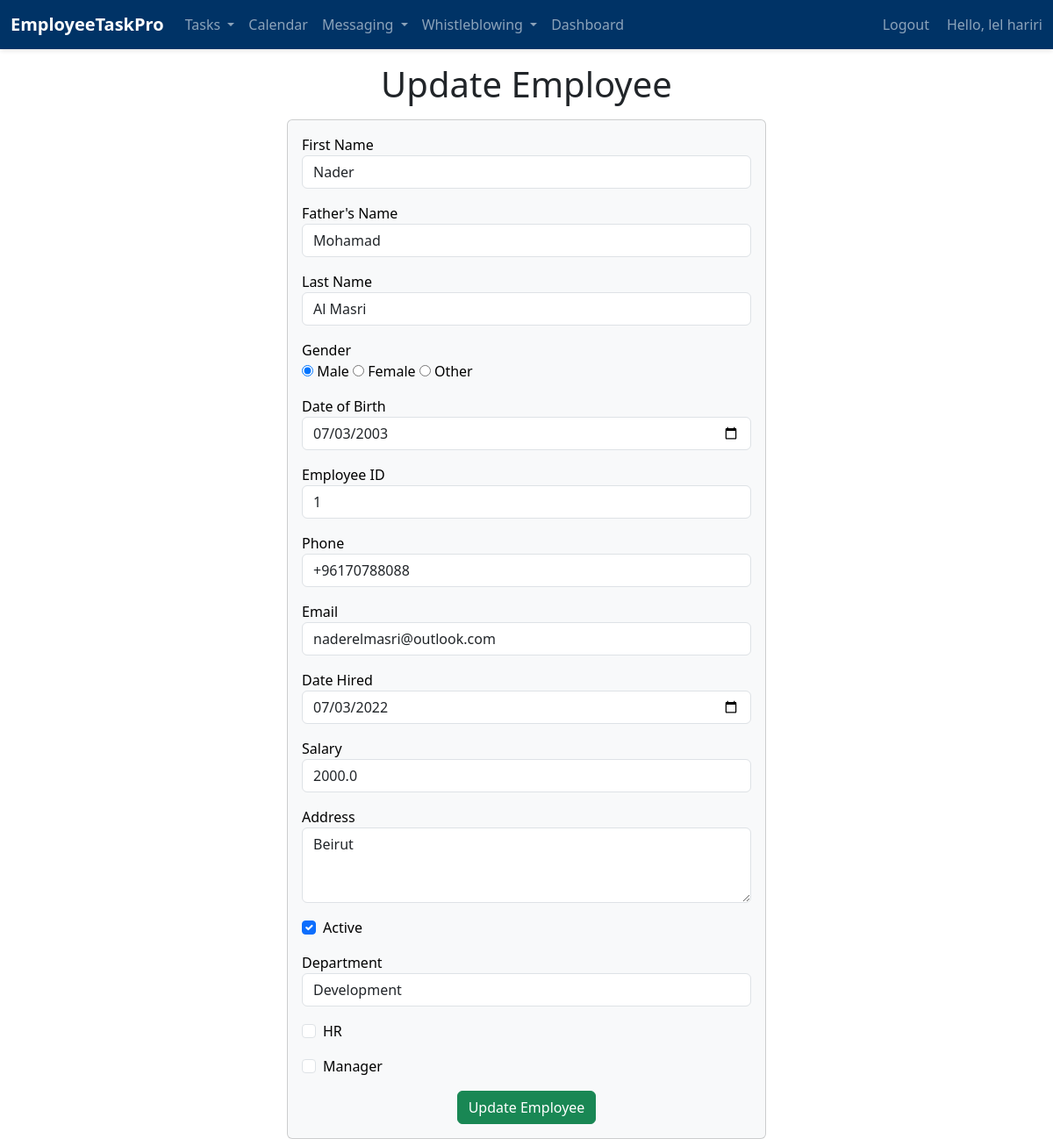
Screenshot of /emp/update-emp/20 (signed in) with the database file from the repository.
### emp/models.py (models this page shows, shortened)
class Emp(models.Model):
    firstname=models.CharField(max_length=200)
    fathername=models.CharField(max_length=200)
    lastname=models.CharField(max_length=200)
    gender = models.TextField(blank=True,null= True)
    dob = models.DateField(blank=True,null= True)
    emp_id=models.CharField(max_length=200)
    phone = models.CharField(max_length=20, null=True)
    email = models.EmailField(null=True)
    date_hired = models.DateField(default=timezone.now)
    salary = models.FloatField(default=0)
    date_added = models.DateTimeField(default=timezone.now)
    date_updated = models.DateTimeField(auto_now=True)
    address = models.CharField(max_length=100, null=True)
    status=models.BooleanField(default=True)
    department=models.CharField(max_length=200, null=True)
    user = models.OneToOneField(User, on_delete=models.CASCADE, null=True)

### emp/views.py (the view)
# urls.py: path("update-emp/<int:emp_id>", update_emp, name='update_emp'),
@login_required
def update_emp(request, emp_id):
    emp = Emp.objects.get(pk=emp_id)
    is_hr = emp.user.groups.filter(name="HR").exists()
    is_manager = emp.user.groups.filter(name="Manager").exists()
    context = {
        'emp': emp,
        'is_hr': is_hr,
        'is_manager': is_manager,
    }
    return render(request, "emp/update_emp.html", context)

### emp/context_processors.py (called while the page is built)
def user_roles(request):
    is_hr_or_manager = request.user.groups.filter(name__in=['HR', 'Manager']).exists()
    is_employee = request.user.groups.filter(name='Employee').exists()
    return {
        'is_hr_or_manager': is_hr_or_manager,
        'is_employee': is_employee,
    }

### templates/emp/update_emp.html (shortened to what this page needs)
<!doctype html>
<html lang="en">
<head>
  <link href="https://cdn.jsdelivr.net/npm/bootstrap@5.2.2/dist/css/bootstrap.min.css" rel="stylesheet">
</head>
<body>
  {% include 'emp/navbar.html' %}
  <h1 class="text-center my-3">Update Employee</h1>
  <div class="container">
    <div class="row">
      <div class="col-md-6 offset-md-3">
        <div class="card bg-light text-black">
          <div class="card-body">
            <form action="/emp/do-update-emp/{{ emp.id }}" method="POST">
              <div class="mb-3">
                <label for="firstname">First Name</label>
                <input type="text" id="firstname" class="form-control" placeholder="Enter First Name" name="firstname" value="{{ emp.firstname }}" />
              </div>
              <div class="mb-3">
                <label for="fathername">Father's Name</label>
                <input type="text" id="fathername" class="form-control" placeholder="Enter Father's Name" name="fathername" value="{{ emp.fathername }}" />
              </div>
              <div class="mb-3">
                <label for="lastname">Last Name</label>
                <input type="text" id="lastname" class="form-control" placeholder="Enter Last Name" name="lastname" value="{{ emp.lastname }}" />
              </div>
              <div class="mb-3">
                <label>Gender</label>
                <div>
                  <input type="radio" id="male" name="gender" value="Male" {% if emp.gender == 'Male' %} checked {% endif %}>
                  <label for="male">Male</label>
                  <input type="radio" id="female" name="gender" value="Female" {% if emp.gender == 'Female' %} checked {% endif %}>
                  <label for="female">Female</label>
                  <input type="radio" id="other" name="gender" value="Other" {% if emp.gender == 'Other' %} checked {% endif %}>
                  <label for="other">Other</label>
                </div>
              </div>
              <div class="mb-3">
                <label for="dob">Date of Birth</label>
                <input type="date" id="dob" class="form-control" name="dob" value="{{ emp.dob|date:"Y-m-d" }}" />
              </div>
              <div class="mb-3">
                <label for="emp_id">Employee ID</label>
                <input type="text" id="emp_id" class="form-control" placeholder="Enter Employee ID" name="emp_id" value="{{ emp.emp_id }}" />
              </div>
              <div class="mb-3">
                <label for="phone">Phone</label>
                <input type="text" id="phone" class="form-control" placeholder="Enter Employee Phone" name="emp_phone" value="{{ emp.phone }}" />
              </div>
              <div class="mb-3">
                <label for="email">Email</label>
                <input type="email" id="email" class="form-control" placeholder="Enter Employee Email" name="email" value="{{ emp.email }}" />
              </div>
              <div class="mb-3">
                <label for="date_hired">Date Hired</label>
                <input type="date" id="date_hired" class="form-control" name="date_hired" value="{{ emp.date_hired|date:"Y-m-d" }}" />
              </div>
              <div class="mb-3">
                <label for="salary">Salary</label>
                <input type="number" id="salary" class="form-control" placeholder="Enter Salary" name="salary" value="{{ emp.salary }}" />
              </div>
              <div class="mb-3">
                <label for="address">Address</label>
                <textarea id="address" rows="3" class="form-control" name="emp_address">{{ emp.address }}</textarea>
              </div>
              <div class="mb-3 form-check">
                <input type="checkbox" id="status" class="form-check-input" name="emp_status" {% if emp.status %} checked {% endif %}>
                <label for="status">Active</label>
              </div>
              <div class="mb-3">
                <label for="department">Department</label>
                <select id="department" class="form-control" name="emp_department">
                  <option value="DEV" {% if emp.department == 'DEV' %} selected {% endif %}>Development</option>
                </select>
              </div>
                          <div class="mb-3 form-check">
                            <input type="checkbox" class="form-check-input" id="isHR" name="isHR" {% if is_hr %} checked {% endif %}>
                            <label class="form-check-label" for="isHR">HR</label>
                          </div>
                          <div class="mb-3 form-check">
                            <input type="checkbox" class="form-check-input" id="isManager" name="isManager" {% if is_manager %} checked {% endif %}>
                            <label class="form-check-label" for="isManager">Manager</label>
                          </div>
              <div class="container text-center">
                  <button class="btn btn-success">Update Employee</button>
              </div>
            </form>
          </div>
        </div>
      </div>
    </div>
  </div>
</body>
</html>

### templates/emp/navbar.html (shortened to what this page needs)
{% load static %}
<!DOCTYPE html>
<html lang="en">
<head>
    <link rel="stylesheet" href="{% static 'css/navbar.css' %}">
    <link href="https://cdn.jsdelivr.net/npm/bootstrap@5.3.0/dist/css/bootstrap.min.css" rel="stylesheet">
    <link rel="stylesheet" href="https://cdnjs.cloudflare.com/ajax/libs/font-awesome/5.15.4/css/all.min.css" />
</head>
<body>
    {% if request.user.is_authenticated %}
    <nav class="navbar navbar-expand-lg navbar-dark" style="background-color:  #003366">
        <div class="container-fluid">
            <a class="navbar-brand" href="/emp/">EmployeeTaskPro</a>
            <div class="collapse navbar-collapse" id="navbarSupportedContent">
                <ul class="navbar-nav me-auto mb-2 mb-lg-0">
                    <li class="nav-item dropdown">
                        <a class="nav-link dropdown-toggle" href="#" id="navbarDropdownTasks" role="button" data-bs-toggle="dropdown" aria-expanded="false">
                            Tasks
                        </a>
                    </li>
                    <li class="nav-item">
                        <a class="nav-link" href="/emp/calendar/">Calendar</a>
                    </li>
                    <li class="nav-item dropdown">
                        <a class="nav-link dropdown-toggle" href="#" id="navbarDropdownMessaging" role="button" data-bs-toggle="dropdown" aria-expanded="false">
                            Messaging
                        </a>
                    </li>
                    {% if request.user.is_authenticated %}
                    <li class="nav-item dropdown">
                        <a class="nav-link dropdown-toggle" href="#" id="navbarDropdownWhistleblowing" role="button" data-bs-toggle="dropdown" aria-expanded="false">
                            Whistleblowing
                        </a>
                    </li>
                    {% endif %}
                    <li class="nav-item">
                        <a class="nav-link" href="/emp/emp-dashboard/">Dashboard</a>
                    </li>
                </ul>
                <ul class="navbar-nav ms-auto mb-2 mb-lg-0">
                    {% if request.user.is_authenticated %}
                    <li class="nav-item">
                        <form action="{% url 'logout' %}" method="post">
                            <button type="submit" class="btn btn-link nav-link" style="padding: 0; border: none; background: none; margin-right: 20px;">Logout</button>
                        </form>
                    </li>
                    {% else %}
                    <li class="nav-item">
                    </li>
                    {% endif %}
                    <li class="nav-item">
                        <span class="navbar-text mr-3">
                        Hello, {{ request.user.username }}
                        </span>
                    </li>
                </ul>
            </div>
        </div>
    </nav>
{% endif %}
</body>
</html>

### static/css/navbar.css (style rules this page uses)
body { font-family: 'Arial', sans-serif; margin: 0; padding: 0; background: #f4f4f4; }
.navbar { box-shadow: 0 2px 5px rgba(0,0,0,0.1); font-size: 16px; }
.navbar-brand { font-weight: bold; }
.nav-link { transition: color 0.3s; }
.btn-link { transition: color 0.3s; }

### rows the page displays
Emp: firstname "Nader", fathername "Mohamad", lastname "Al Masri", gender "☑ Male", gender "☐ Female", gender "☐ Other", dob "07/03/2003", emp_id "1", emp_phone "+96170788088", email "naderelmasri@outlook.com", date_hired "07/03/2022", salary "2000.0", emp_address "Beirut", status "☑", emp_department "Development"

### other values shown
{{ request.user.username }} "lel hariri"
